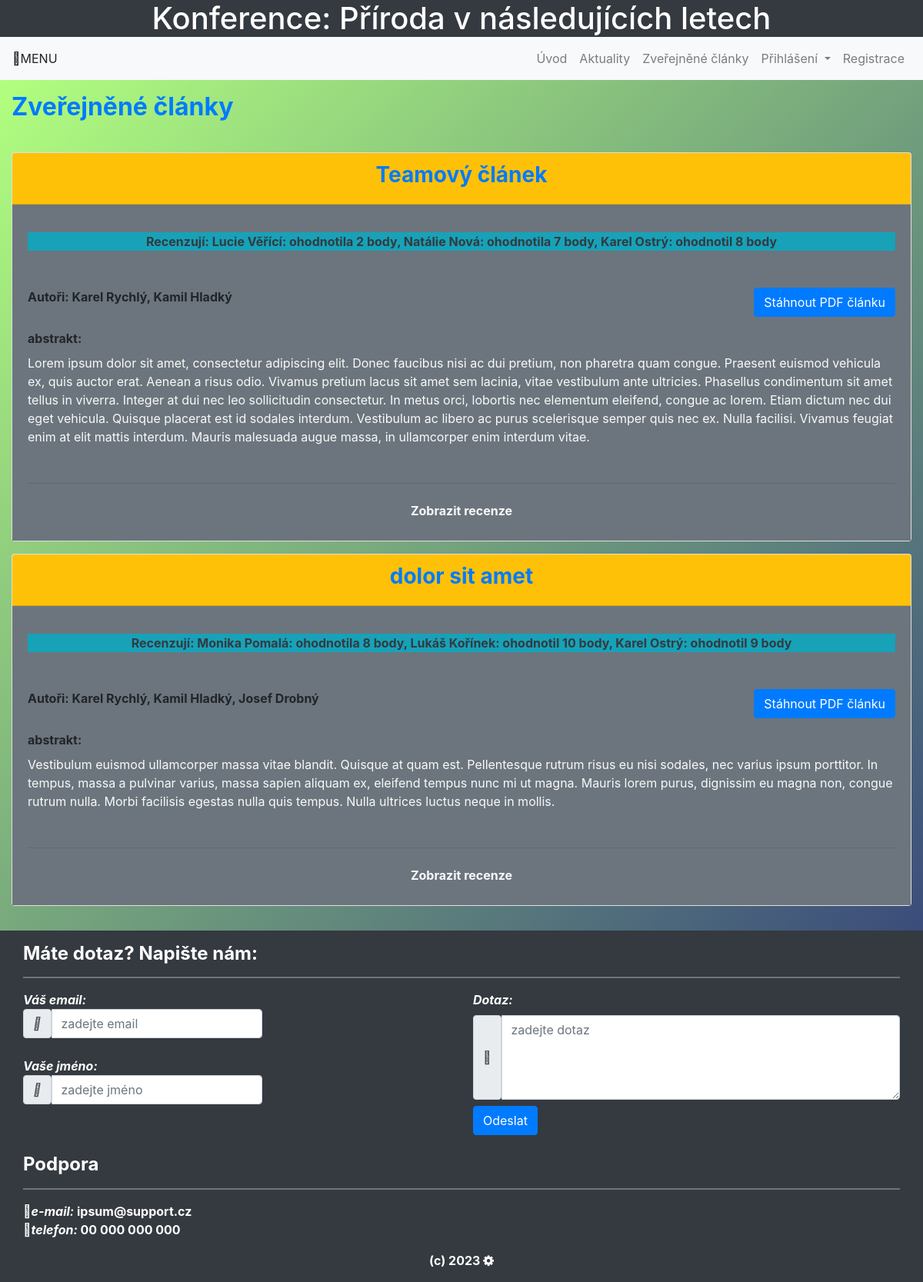
Screenshot of /index.php?page=domaci with the database file from the repository.
### tables this page shows
CREATE TABLE `CLANEK` (
  `idCLANEK` int(11) NOT NULL,
  `schvalen` tinyint(4) NOT NULL,
  `recenzent_1` int(11) NOT NULL,
  `recenzent_2` int(11) NOT NULL,
  `recenzent_3` int(11) DEFAULT NULL,
  `hodnoceni_1` int(11) NOT NULL,
  `hodnoceni_2` int(11) NOT NULL,
  `hodnoceni_3` int(11) NOT NULL,
  `nazev` varchar(100) NOT NULL,
  `abstrakt` text NOT NULL,
  `cesta` varchar(200) NOT NULL,
  `komentar_1` text DEFAULT NULL,
  `komentar_2` text DEFAULT NULL,
  `komentar_3` text DEFAULT NULL,
  `autori` varchar(200) DEFAULT NULL
);

### app/Controllers/domaciController.class.php (called while the page is built, shortened)
<?php
require_once("app/Controllers/BaseController.class.php");
class domaciController extends BaseController implements IController {
    public function show(string $pageTitle):string {
        $this->naplnVstupniData($pageTitle);
        $obsah = $this->rozpoznejPrihlasenehoOdhlaseneho('app/Views/DomaciStrankaTemplate.tpl.php', 'app/Views/DomaciStrankaTemplate.tpl.php');
        return $obsah;
    }
}

### index.php (called while the page is built, shortened)
<?php
$app = new ApplicationStart();
$app->appStart();

### app/Models/DatabaseModel.class.php (called while the page is built, shortened)
<?php
#[AllowDynamicProperties] class DatabaseModel{
    private PDO $pdo;
    public function __construct(){
        $this->pdo = new PDO("mysql:host=".DB_SERVER.";dbname=".DB_NAME, DB_USER, DB_PASS);
        $this->pdo->exec("set names utf8");
        $this->pdo->setAttribute(PDO::ATTR_ERRMODE, PDO::ERRMODE_EXCEPTION);
    }
    public function selectFromTable(string $tableName, string $whereStatement, string $orderByStatement, array $poleKlicu, array $poleHodnot):array {
        $tableName = htmlspecialchars($tableName);
        $whereStatement = htmlspecialchars($whereStatement);
        $orderByStatement = htmlspecialchars($orderByStatement);
        $poleKlicu = array_map('htmlspecialchars', $poleKlicu);
        $q = "SELECT * FROM ".$tableName
            .(($whereStatement == "") ? "" : " WHERE $whereStatement")
            .(($orderByStatement == "") ? "" : " ORDER BY $orderByStatement");
        $vystup = $this->pdo->prepare($q);
        if($vystup->execute()){
            return $vystup->fetchAll();
        }else{
            return [];
        }
    }
    public function getAllUsers(): array
    {
        return $this->selectFromTable(TABLE_UZIVATEL, "", "id_uzivatel", [], []);
    }
    public function getAllClanky(): ?array {
        $clanky = $this->selectFromTable(TABLE_CLANEK, "", "idCLANEK", [],[]);
        if($clanky != null){
            return $clanky;
        }else{
            return null;
        }
    }
}

### app/Views/DomaciStrankaTemplate.tpl.php (the view, shortened to what this page needs)
<?php
global $tplData;
require("app/Views/TemplateBasics.class.php");
$tplHeaders = new TemplateBasics();
?>
<?php
if($tplData['prihlasen']){
    $tplHeaders->getHTMLHeaderPrihlasen($tplData['title'],$tplData['id_pravo']);
}else{
    $tplHeaders->getHTMLHeader($tplData['title']);
}
?>
<div>
<div class="lingrad">
    <div class="container-fluid">
        <h2 class="py-3 font-weight-bold text-primary">Zveřejněné články</h2>
        <?php
        $navyseni = 0;
        foreach ($tplData['clanky'] as $aC){
           if($aC['schvalen'] !=  2){
               continue;
           }
            $navyseni++;
            $idRecenze = 'recenze' .$navyseni;
            $recenzeId = '#'.$idRecenze;
    ?>
            <div class="py-3">
                <div class="card">
                    <div class="card-header text-center bg-warning">
                        <?php
                        $nazev = $aC['nazev'];
                        echo "<h3 class='text-primary font-weight-bold'>$nazev</h3>";
                        ?>
                    </div>
                    <div class="card-body text-justify bg-secondary" >
                        <div class="row text-center mt-3">
                            <div class="form-group col-12 text-left">
                                <?php
                                $text1 = 'Čeká na přidělení recenzentů';
                                $text2 = 'Recenzují: ';
                                if($aC['recenzent_1'] != 0 ){
                                    foreach ($tplData['uzivatele'] as $u){
                                        if($u['id_uzivatel'] == $aC['recenzent_1'] ){
                                            $text2 = $text2.$u['jmeno_prijmeni'];
                                            if($aC['hodnoceni_1'] == 0){
                                                if($u['pohlavi'] === 'zena'){
                                                    $text2 = $text2.' (zatím nehodnotila)';
                                                }else{
                                                    $text2 = $text2.' (zatím nehodnotil)';
                                                }
                                            }else{
                                                $hodnoceni = $aC['hodnoceni_1'];
                                                if($u['pohlavi'] === 'zena'){
                                                    $text2 = $text2.': ohodnotila '. $hodnoceni. ' body';
                                                }else{
                                                    $text2 = $text2.': ohodnotil '. $hodnoceni. ' body';
                                                }
                                            }
                                        }
                                    }
                                }
                                if($aC['recenzent_2'] != 0 ){
                                    foreach ($tplData['uzivatele'] as $u){
                                        if($u['id_uzivatel'] == $aC['recenzent_2'] ){
                                            $text3 = ', '.$u['jmeno_prijmeni'];
                                            $text2 = $text2.$text3;
                                            if($aC['hodnoceni_2'] == 0){
                                                if($u['pohlavi'] === 'zena'){
                                                    $text2 = $text2.' (zatím nehodnotila)';
                                                }else{
                                                    $text2 = $text2.' (zatím nehodnotil)';
                                                }
                                            }else{
                                                $hodnoceni = $aC['hodnoceni_2'];
                                                if($u['pohlavi'] === 'zena'){
                                                    $text2 = $text2.': ohodnotila '. $hodnoceni. ' body';
                                                }else{
                                                    $text2 = $text2.': ohodnotil '. $hodnoceni. ' body';
                                                }
                                            }
                                        }
                                    }
                                }
                                if($aC['recenzent_3'] != 0 ){
                                    foreach ($tplData['uzivatele'] as $u){
                                        if($u['id_uzivatel'] == $aC['recenzent_3'] ){
                                            $text4 = ', '.$u['jmeno_prijmeni'];
                                            $text2 = $text2.$text4;
                                            if($aC['hodnoceni_3'] != 0){
                                                $hodnoceni = $aC['hodnoceni_3'];
                                                if($u['pohlavi'] === 'zena'){
                                                    $text2 = $text2.': ohodnotila '. $hodnoceni. ' body';
                                                }else{
                                                    $text2 = $text2.': ohodnotil '. $hodnoceni. ' body';
                                                }
                                            }else{
                                                if($u['pohlavi'] === 'zena'){
                                                    $text2 = $text2.' (zatím nehodnotila)';
                                                }else{
                                                    $text2 = $text2.' (zatím nehodnotil)';
                                                }
                                            }
                                        }
                                    }
                                }
                                if($aC['recenzent_1'] == 0 && $aC['recenzent_2'] == 0 && $aC['recenzent_3'] == 0 ){
                                    echo "<p class='border-dark text-center text-dark text-justify font-weight-bold bg-danger'>$text1</p>";
                                }else{
                                    echo "<p class='border-dark text-dark text-center text-justify font-weight-bold bg-info'> $text2</p>";
                                }
                                ?>
                            </div>
                        </div>
                        <div class="d-none d-md-block">
                            <div class="row text-left mt-3">
                                <div class="col-xl-6 col-lg-6 col-md-6 col-sm-12">
                                    <?php
                                    echo "<label class='font-weight-bold'>$aC[autori]</label>";
                                    ?>
                                </div>
                                <div class="text-right col-xl-6 col-lg-6 col-md-6 col-sm-12">
                                    <?php
                                    echo '<button class="btn btn-primary" onclick="window.open(\'' . $aC['cesta'] . '\', \'_blank\')">Stáhnout PDF článku</button>';
                                    ?>
                                </div>
                            </div>
                        </div>
                        <div class="row text-left mt-3">
                            <div class="form-group col-12">
                                <label class="font-weight-bold">abstrakt:</label>
                                <?php
                                $abstrakt = $aC['abstrakt'];
                                echo"<p class='text-light'>$abstrakt</p>";
                                ?>
                            </div>
                        </div>
                        <hr>
                        <div class="row text-left mt-3">
                            <div class=" text-center col-12">
                                <?php
                                echo "<button class='btn btn-link text-light font-weight-bold' data-toggle='collapse' data-target=$recenzeId>Zobrazit recenze</button>";
                                ?>
                            </div>
                        </div>
                </div>
            </div>
            <?php
        }
        ?>
    </div>
</div>
</div>

### styl.css (style rules this page uses)
.lingrad { background-image: linear-gradient(135deg,rgba(100,255,0,0.50),#23297A); }

### rows the page displays
clanek: nazev "Teamový článek", hodnoceni_3 "Recenzují: Lucie Věřící: ohodnotila 2 body, Natálie Nová: ohodnotila 7 body, Karel Ostrý: ohodnotil 8 body", autori "Autoři: Karel Rychlý, Kamil Hladký", abstrakt "Lorem ipsum dolor sit amet, consectetur adipiscing elit. Donec faucibus nisi ac dui pretium, non pharetra quam congue. Praesent euismod vehicula ex, quis auctor erat. Aenean a risus odio. Vivamus pretium lacus sit amet sem lacinia, vitae vestibulum ante ultricies. Phasellus condimentum sit amet tellus in viverra. Integer at dui nec leo sollicitudin consectetur. In metus orci, lobortis nec elementum eleifend, congue ac lorem. Etiam dictum nec dui eget vehicula. Quisque placerat est id sodales interdum. Vestibulum ac libero ac purus scelerisque semper quis nec ex. Nulla facilisi. Vivamus feugiat enim at elit mattis interdum. Mauris malesuada augue massa, in ullamcorper enim interdum vitae."
clanek: nazev "dolor sit amet", hodnoceni_3 "Recenzují: Monika Pomalá: ohodnotila 8 body, Lukáš Kořínek: ohodnotil 10 body, Karel Ostrý: ohodnotil 9 body", autori "Autoři: Karel Rychlý, Kamil Hladký, Josef Drobný", abstrakt "Vestibulum euismod ullamcorper massa vitae blandit. Quisque at quam est. Pellentesque rutrum risus eu nisi sodales, nec varius ipsum porttitor. In tempus, massa a pulvinar varius, massa sapien aliquam ex, eleifend tempus nunc mi ut magna. Mauris lorem purus, dignissim eu magna non, congue rutrum nulla. Morbi facilisis egestas nulla quis tempus. Nulla ultrices luctus neque in mollis."

### other values shown
$pInfo "Úvod"
$pInfo "Aktuality"
$pInfo "Zveřejněné články"
$pInfo "Registrace"
